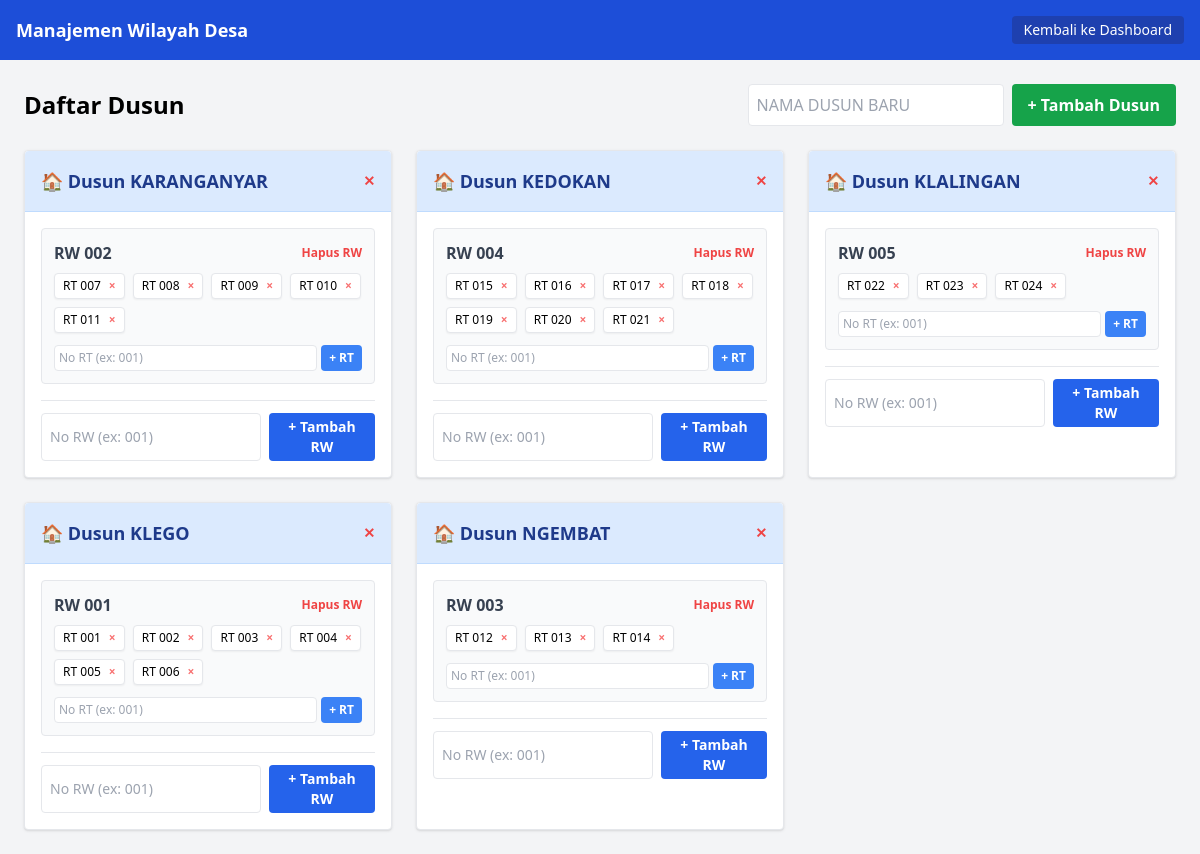
The app's page /admin/wilayah.php (signed in) with its own data.
### tables this page shows
CREATE TABLE `wilayah_dusun` (
  `id` int(11) NOT NULL AUTO_INCREMENT,
  `nama` varchar(255) NOT NULL,
  PRIMARY KEY (`id`)
);

CREATE TABLE `wilayah_rt` (
  `id` int(11) NOT NULL AUTO_INCREMENT,
  `rw_id` int(11) NOT NULL,
  `rt` varchar(5) NOT NULL,
  PRIMARY KEY (`id`)
);

CREATE TABLE `wilayah_rw` (
  `id` int(11) NOT NULL AUTO_INCREMENT,
  `dusun_id` int(11) NOT NULL,
  `rw` varchar(5) NOT NULL,
  PRIMARY KEY (`id`)
);

### admin/wilayah.php (the view, shortened to what this page needs)
<?php
include '../config/database.php';
$qDusun = mysqli_query($koneksi, "SELECT * FROM wilayah_dusun ORDER BY nama ASC");
$dusuns = [];
while ($d = mysqli_fetch_assoc($qDusun)) {
    $d['rws'] = [];
    $dusuns[$d['id']] = $d;
}
$qRW = mysqli_query($koneksi, "SELECT * FROM wilayah_rw ORDER BY rw ASC");
$rwMap = [];
while ($rw = mysqli_fetch_assoc($qRW)) {
    $rw['rts'] = [];
    $rwMap[$rw['id']] = $rw;
}
$qRT = mysqli_query($koneksi, "SELECT * FROM wilayah_rt ORDER BY rt ASC");
while ($rt = mysqli_fetch_assoc($qRT)) {
    if (isset($rwMap[$rt['rw_id']])) {
        $rwMap[$rt['rw_id']]['rts'][] = $rt;
    }
}
foreach ($rwMap as $rw) {
    if (isset($dusuns[$rw['dusun_id']])) {
        $dusuns[$rw['dusun_id']]['rws'][] = $rw;
    }
}
?>
<!DOCTYPE html>
<html lang="id">
<head>
    <script src="https://cdn.tailwindcss.com"></script>
</head>
<body class="bg-gray-100 min-h-screen">
<div class="bg-blue-700 text-white p-4 flex justify-between items-center">
    <h1 class="font-bold text-lg">Manajemen Wilayah Desa</h1>
    <a href="index.php" class="text-sm hover:underline bg-blue-800 px-3 py-1 rounded">Kembali ke Dashboard</a>
</div>
<div class="p-6">
    <div class="mb-6 flex justify-between items-center">
        <h2 class="text-2xl font-bold">Daftar Dusun</h2>
        <form action="wilayah-proses.php?action=add_dusun" method="POST" class="flex gap-2">
            <input type="text" name="nama_dusun" placeholder="Nama Dusun Baru" class="border p-2 rounded w-64" required style="text-transform:uppercase">
            <button type="submit" class="bg-green-600 hover:bg-green-700 text-white px-4 py-2 rounded font-bold">+ Tambah Dusun</button>
        </form>
    </div>
    <div class="grid grid-cols-1 md:grid-cols-2 lg:grid-cols-3 gap-6">
        <?php foreach ($dusuns as $dusun): ?>
            <div class="bg-white rounded shadow border border-gray-200">
                <div class="bg-blue-100 p-4 rounded-t border-b border-blue-200 flex justify-between items-center">
                    <h3 class="font-bold text-lg text-blue-900">🏠 Dusun <?= htmlspecialchars($dusun['nama']) ?></h3>
                    <a href="wilayah-proses.php?action=del_dusun&id=<?= $dusun['id'] ?>" onclick="return confirm('Hapus Dusun ini beserta semua RW dan RT di dalamnya?')" class="text-red-500 hover:text-red-700 text-sm font-bold" title="Hapus Dusun">✕</a>
                </div>
                <div class="p-4">
                    <?php if (empty($dusun['rws'])): ?>
                        <p class="text-sm text-gray-500 italic mb-4">Belum ada RW</p>
                    <?php else: ?>
                        <div class="space-y-4 mb-4">
                            <?php foreach ($dusun['rws'] as $rw): ?>
                                <div class="border rounded p-3 bg-gray-50">
                                    <div class="flex justify-between items-center mb-2">
                                        <h4 class="font-bold text-gray-700">RW <?= htmlspecialchars($rw['rw']) ?></h4>
                                        <a href="wilayah-proses.php?action=del_rw&id=<?= $rw['id'] ?>" onclick="return confirm('Hapus RW ini beserta RT di dalamnya?')" class="text-red-500 hover:text-red-700 text-xs font-bold" title="Hapus RW">Hapus RW</a>
                                    </div>
                                    <div class="flex flex-wrap gap-2 mb-3">
                                        <?php if (empty($rw['rts'])): ?>
                                            <span class="text-xs text-gray-400 italic">Belum ada RT</span>
                                        <?php else: ?>
                                            <?php foreach ($rw['rts'] as $rt): ?>
                                                <div class="bg-white border text-xs px-2 py-1 rounded flex items-center gap-1 shadow-sm">
                                                    <span>RT <?= htmlspecialchars($rt['rt']) ?></span>
                                                    <a href="wilayah-proses.php?action=del_rt&id=<?= $rt['id'] ?>" onclick="return confirm('Hapus RT ini?')" class="text-red-400 hover:text-red-600 ml-1 font-bold">×</a>
                                                </div>
                                            <?php endforeach; ?>
                                        <?php endif; ?>
                                    </div>
                                    <form action="wilayah-proses.php?action=add_rt" method="POST" class="flex gap-1">
                                        <input type="text" name="rt" placeholder="No RT (ex: 001)" class="border p-1 rounded text-xs flex-1" required maxlength="5">
                                        <button type="submit" class="bg-blue-500 hover:bg-blue-600 text-white px-2 py-1 rounded text-xs font-bold">+ RT</button>
                                    </form>
                                </div>
                            <?php endforeach; ?>
                        </div>
                    <?php endif; ?>
                    <form action="wilayah-proses.php?action=add_rw" method="POST" class="flex gap-2 border-t pt-3 mt-2">
                        <input type="text" name="rw" placeholder="No RW (ex: 001)" class="border p-2 rounded text-sm flex-1" required maxlength="5">
                        <button type="submit" class="bg-blue-600 hover:bg-blue-700 text-white px-3 py-1 rounded text-sm font-bold">+ Tambah RW</button>
                    </form>
                </div>
            </div>
        <?php endforeach; ?>
    </div>
</div>
</body>
</html>

### records on screen
wilayah_dusun: nama "KARANGANYAR", rw "002"
wilayah_rt: rt "007"
wilayah_rt: rt "008"
wilayah_rt: rt "009"
wilayah_rt: rt "010"
wilayah_rt: rt "011"
wilayah_dusun: nama "KEDOKAN", rw "004"
wilayah_rt: rt "015"
wilayah_rt: rt "016"
wilayah_rt: rt "017"
wilayah_rt: rt "018"
wilayah_rt: rt "019"
wilayah_rt: rt "020"
wilayah_rt: rt "021"
wilayah_dusun: nama "KLALINGAN", rw "005"
wilayah_rt: rt "022"
wilayah_rt: rt "023"
wilayah_rt: rt "024"
wilayah_dusun: nama "KLEGO"
wilayah_rw: rw "001"
wilayah_rt: rt "001"
wilayah_rt: rt "002"
wilayah_rt: rt "003"
wilayah_rt: rt "004"
wilayah_rt: rt "005"
wilayah_rt: rt "006"
wilayah_dusun: nama "NGEMBAT", rw "003"
wilayah_rt: rt "012"
wilayah_rt: rt "013"
wilayah_rt: rt "014"
